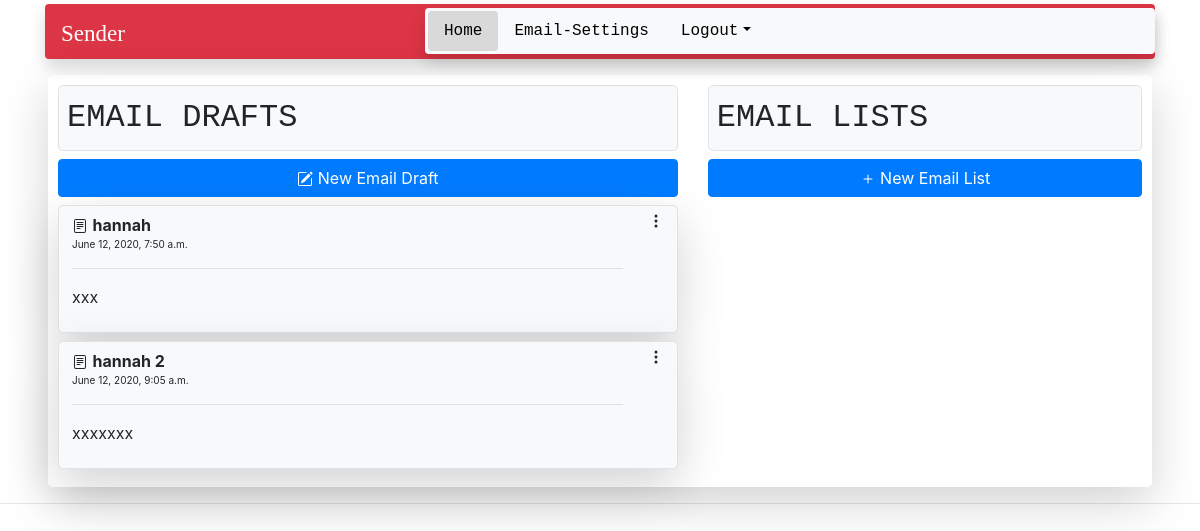
The app's page / (signed in), older data.
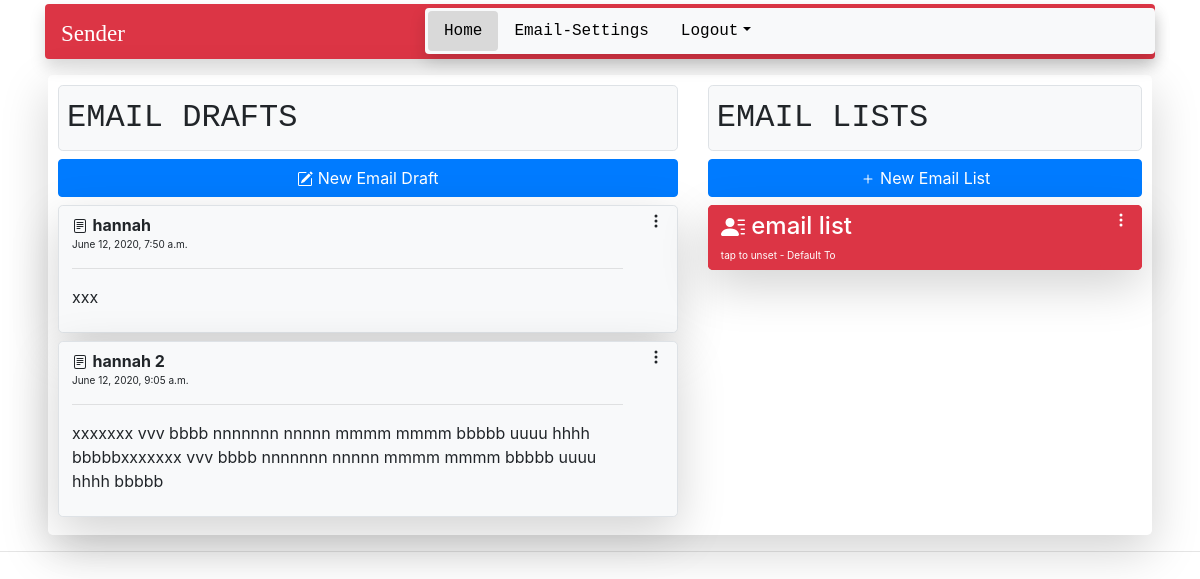
The same page, newer data.
### sendapp/models.py (models this page shows)
class EmailDraft(models.Model):
	user = models.ForeignKey(to=UserProfile, on_delete = models.CASCADE, null=True, blank=True)
	emailDraftSubject = models.CharField(max_length = 40, blank = False, null = True)
	emailDraftMessage = models.TextField(max_length = 300, blank = False, null = True)
	timeDraftCreated = models.DateTimeField(auto_now_add = True)
	def __str__(self):
		return self.emailDraftSubject

class EmailList(models.Model):
	user = models.ForeignKey(to=UserProfile, on_delete = models.CASCADE, null=True, blank=True)
	emailListName = models.CharField(max_length = 20, blank = False, null = True)
	emailList = models.CharField(max_length = 2500, blank = False, null = True)
	selectedEmailList = models.BooleanField(default = False)
	def __str__(self):
		return self.emailListName

### sendapp/decorators.py (the view)
		def wrapper_fun(request, *args, **kwargs):
			group = None
			if request.user.groups.exists():
				group = request.user.groups.all()[0].name
			if group in allowed_roles:
				return view_func(request, *args, **kwargs)
			else:
				return HttpResponse("you ain't authoizez where you wanna reach")

### sendapp/views.py (called while the page is built)
@login_required(login_url='login')
@allowed_users(allowed_roles = ['user', 'admin'])
def homeView(request):
	u = UserProfile.objects.get(user = request.user)
	drafts = EmailDraft.objects.filter(user = u)
	email_list = EmailList.objects.filter(user = u)
	context = {
		'home' : 'active',
		'drafts' : drafts,
		'email_list' : email_list,
	}
	return render(request, 'dashboard.html', context)

### templates/dashboard.html (shortened to what this page needs)
{% extends 'main.html' %}
{% load static %}
{% load crispy_forms_tags %}
{% block content %}
<div class="container rounded-lg shadow-lg" style="width: 92%;padding: 10px">
<div class="row">
	<div class="col">
		<div class="border bg-light rounded-lg p-2 mb-2">
			<font size=6rem class="text-monospace">EMAIL DRAFTS</font>
		</div>
		<a href="{%url 'create-email-draft' %}" class="btn btn-primary mb-2" style="width: 100%">
			New Email Draft
		</a>
		{% for draft in drafts %}
			<div class="btn-group bg-light rounded-lg border shadow-lg mb-2" align="center" style="width: 100%">
			<a class="btn btn-light rounded-lg text-left" href="{% url 'send-email' draft.id %}" style="width: 95%">
					<strong>
					{{draft}}
					</strong> <br>
					<font size=1.8rem>{{draft.timeDraftCreated}}</font>
					<hr>
					<p style="overflow-wrap: break-word;word-wrap: break-word;">{{draft.emailDraftMessage}} </p>
			</a>
			<a class="btn btn-light rounded-lg" href="{% url 'edit-email-draft' draft.id %}">
					<svg class="bi bi-three-dots-vertical" width="1em" height="1em" viewBox="0 0 16 16" fill="currentColor" xmlns="http://www.w3.org/2000/svg">
					<path fill-rule="evenodd" d="M9.5 13a1.5 1.5 0 1 1-3 0 1.5 1.5 0 0 1 3 0zm0-5a1.5 1.5 0 1 1-3 0 1.5 1.5 0 0 1 3 0zm0-5a1.5 1.5 0 1 1-3 0 1.5 1.5 0 0 1 3 0z"/>
					</svg>
			</a>
			</div><br>
		{% endfor %}
	</div>
	<div class="col-sm-5">
		<div class="border rounded-lg bg-light p-2 mb-2">
			<font size=6rem class="text-monospace">EMAIL LISTS</font>
		</div>
		<a href="{%url 'first-step' %}" class="btn btn-primary item-right mb-2"  style="width: 100%">
			New Email List
		</a>
		{% for email in email_list %}
			{% if email.selectedEmailList == True %}
				<div class="btn-group bg-danger rounded-lg shadow-lg mb-2" align=center style="width: 100%">
					<a class="btn btn-danger rounded-lg text-left" href="{% url 'unselect-email-list' %}" style="width: 95%">
						<h4>
						{{email}}
						</h4>
						<font size=1.8rem>tap to unset - Default To</font>
					</a>
					<a href="{% url 'edit-email-list' email.id %}" class="btn btn-danger rounded-lg">
						<svg class="bi bi-three-dots-vertical" width="1em" height="1em" viewBox="0 0 16 16" fill="currentColor" xmlns="http://www.w3.org/2000/svg">
 						<path fill-rule="evenodd" d="M9.5 13a1.5 1.5 0 1 1-3 0 1.5 1.5 0 0 1 3 0zm0-5a1.5 1.5 0 1 1-3 0 1.5 1.5 0 0 1 3 0zm0-5a1.5 1.5 0 1 1-3 0 1.5 1.5 0 0 1 3 0z"/>
						</svg>
					</a>
				</div><br>
			{% endif %}
		{% endfor %}
	</div>
</div>
</div>
{% endblock %}

Row changes from the older to the newer data that the page shows:
changed EmailDraft "hannah 2": emailDraftMessage "xxxxxxx" → "xxxxxxx vvv bbbb nnnnnnn nnnnn mmmm mmmm bbbbb uuuu hhhh bbbbbxxxxxxx vvv bbbb nnnnnnn nnnnn mmmm mmmm bbbbb uuuu hhhh bbbbb"
added EmailList: emailListName "email list"
